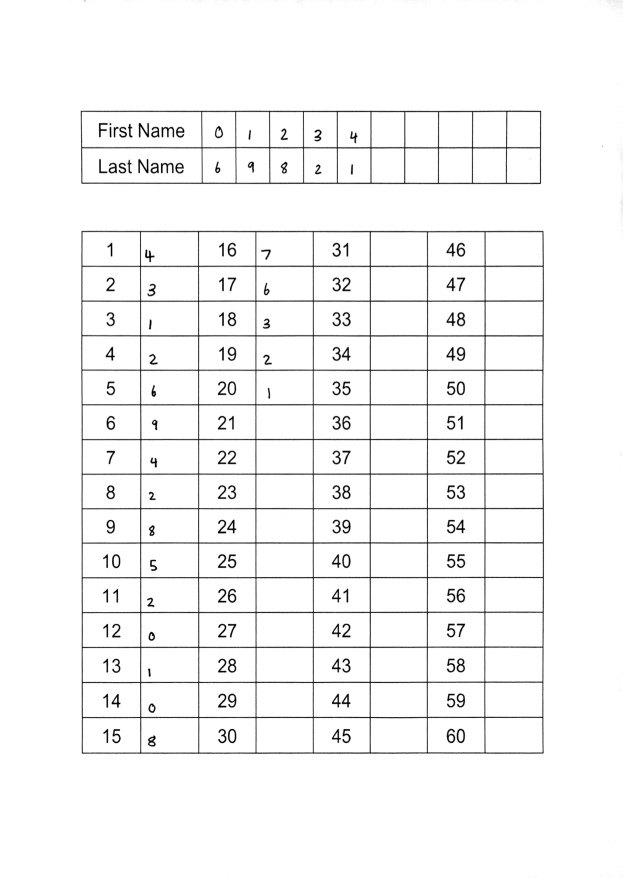
#> input picture python/uploads/input.jpg, 1245 x 1756 px, found by its file name (shown at 1/2 size)
$ python deep_scan.py   (Python 2 division)   (older library calls are emulated)
#> lines starting #> are read from the running program, lines starting #| are printed output that depends on the picture; after the words box and inside, x2 and y2 are one past the last pixel; in counts of white or black regions, pixels touching at a corner belong together
# Import packages
from imutils.perspective import four_point_transform
import matplotlib.pyplot as plt
from imutils import contours
import random
import numpy as np
import argparse
import imutils
import cv2
import os


# Load the image, convert it to grayscale, blur it slightly, find edges, and dilate
filepath = os.path.dirname(os.path.realpath(__file__))
image = cv2.imread(filepath + '/uploads/input.jpg')
#> image is the input picture: shape (1756, 1245, 3); mean B, G, R 246, 246, 246
gray = cv2.cvtColor(image, cv2.COLOR_BGR2GRAY)
blurred = cv2.GaussianBlur(gray, (5, 5), 0)
edged = cv2.Canny(blurred, 75, 120)
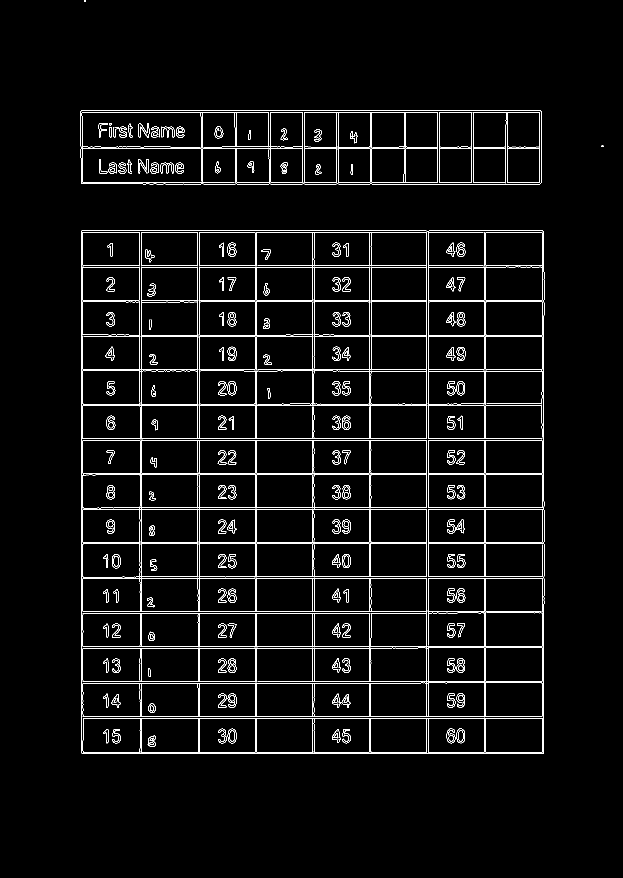
#> edged: shape (1756, 1245) (shown at 1/2 size); 3.4% white in thin lines or dots, all inside (x1, y1, x2, y2) = (160, 0, 1207, 1508)

kernel = cv2.getStructuringElement(cv2.MORPH_CROSS,(3,3))
dilated = cv2.dilate(edged,kernel,iterations = 8) # dilate
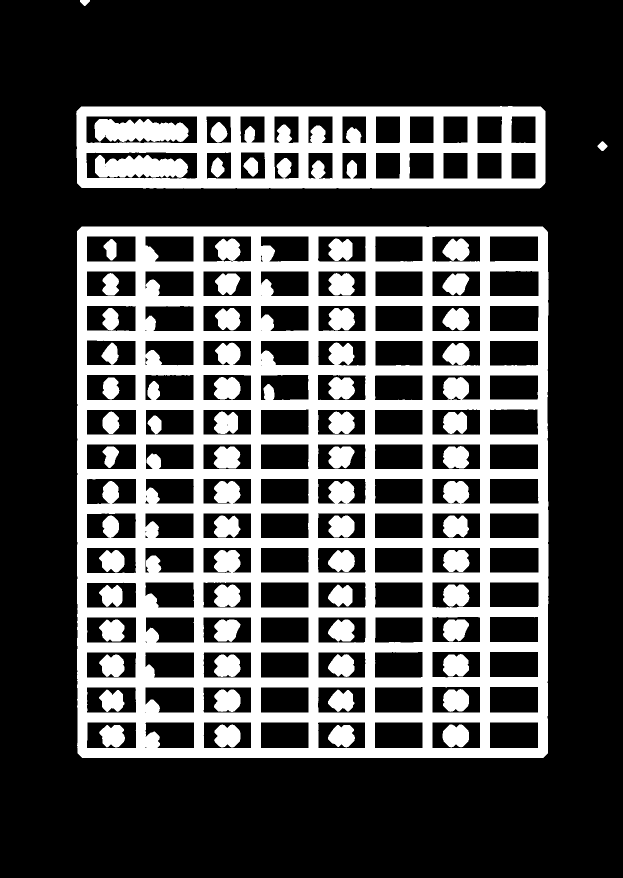
#> dilated: shape (1756, 1245) (shown at 1/2 size); 29.8% white; 56 white regions


# Find contours in the edge map, then initialize the contour that corresponds to the document
cnts = cv2.findContours(dilated.copy(), cv2.RETR_EXTERNAL,cv2.CHAIN_APPROX_SIMPLE)
#> cnts = 4 contours; box (x1, y1, x2, y2) and area: (154, 453, 1097, 1516) 999130, (152, 212, 1091, 377) 152334, (1195, 282, 1215, 302) 215, (160, 0, 180, 12) 136
cnts = cnts[0] if imutils.is_cv2() else cnts[1]
docCnt = None

# Ensure that at least one contour was found
if len(cnts) > 0:
    # Sort the contours according to their size in
    # descending order
    cnts = sorted(cnts, key=cv2.contourArea, reverse=True)

    # Loop over the sorted contours
    for c in cnts:
        # Approximate the contour
        peri = cv2.arcLength(c, True)
        approx = cv2.approxPolyDP(c, 0.02 * peri, True)

        # If our approximated contour has four points, then we can assume we have found the paper
        if len(approx) == 4:
            docCnt = approx
            break
#> this loop made 1 pass
#> (peri, docCnt) on pass 1: (4016.9, [[163, 453], [155, 1506], [1086, 1515], [1094, 462]])

# Apply a four point perspective transform to both the
# original image and grayscale image to obtain a top-down
# birds eye view of the paper
paper = four_point_transform(image, docCnt.reshape(4, 2))
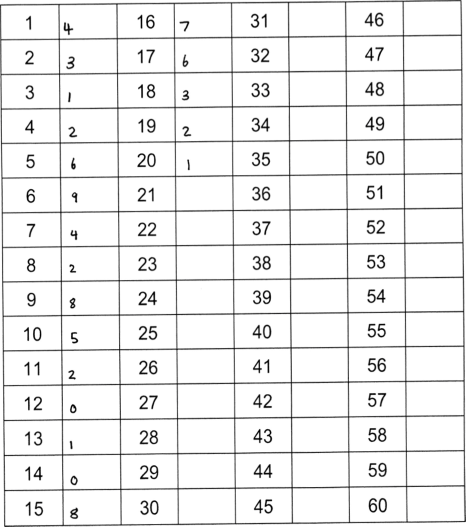
#> paper: shape (1053, 931, 3) (shown at 1/2 size); mean B, G, R 238.2, 238.2, 238.2
warped = four_point_transform(gray, docCnt.reshape(4, 2))

# Apply adaptive thresholding with gaussian weighted average to binarize the warped and blurred piece of paper
blurred = cv2.GaussianBlur(warped, (25, 25), 0)
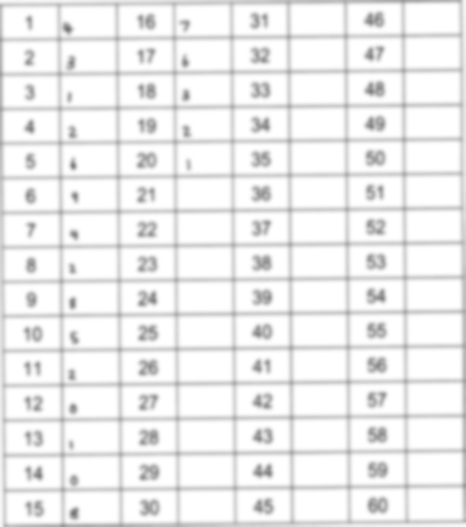
#> blurred: shape (1053, 931) (shown at 1/2 size); min 116, max 255, mean 238.1
thresh=cv2.adaptiveThreshold(blurred,250,cv2.ADAPTIVE_THRESH_GAUSSIAN_C,cv2.THRESH_BINARY_INV,1001,12)
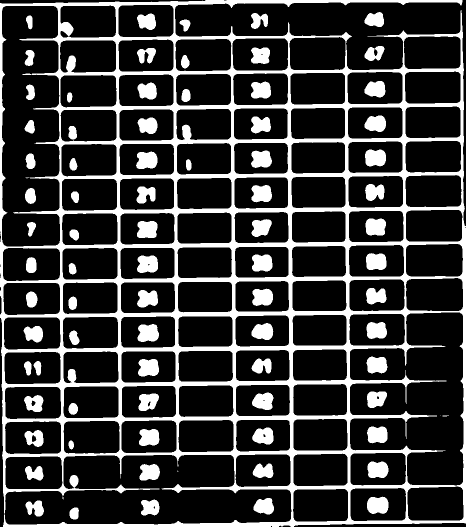
#> thresh: shape (1053, 931) (shown at 1/2 size); values 0 (black) and 250 (white), 21.8% white; 82 white regions (4 under 20 px), largest, box (x1, y1, x2, y2) and area: (0, 0, 931, 1053) 150481, (275, 648, 318, 684) 1271, (734, 993, 777, 1028) 1265

# Find edges in the warped image and dilate
edged = cv2.Canny(warped, 75, 120)
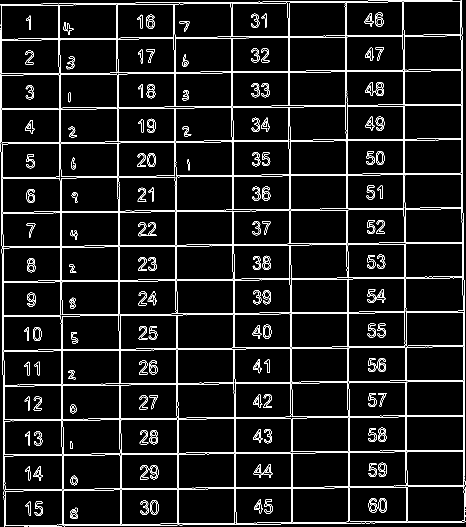
#> edged: shape (1053, 931) (shown at 1/2 size); 6.4% white in thin lines or dots
kernel = cv2.getStructuringElement(cv2.MORPH_CROSS,(3,3))
dilated = cv2.dilate(edged,kernel,iterations = 4) # dilate
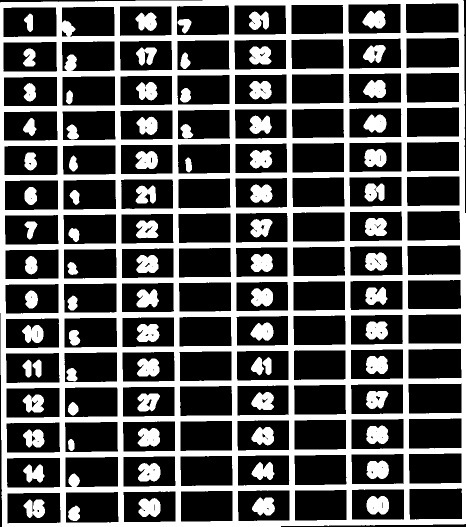
#> dilated: shape (1053, 931) (shown at 1/2 size); 33.7% white; 80 white regions

# Find contours in the thresholded image
cnts = cv2.findContours(dilated.copy(), cv2.RETR_EXTERNAL,cv2.CHAIN_APPROX_SIMPLE)
#> cnts = 1 contour; box (x1, y1, x2, y2) and area: (0, 0, 931, 1053) 974866
cnts = cnts[0] if imutils.is_cv2() else cnts[1]

# Initialize the list to contain the contours of the ids and questions.
questionCnts = []

# Loop over the contours
for c in cnts:
    # Compute the bounding box of the contour, then use the
    # bounding box to derive the aspect ratio
    (x, y, w, h) = cv2.boundingRect(c)
    ar = w / float(h)

    # In order to label the contour as a question, region
    # should be sufficiently wide, sufficiently tall, and
    # have an aspect ratio approximately equal to 1
    if w >= 100 and h >= 100 and ar >= 0.9 and ar <= 1.1:
        questionCnts.append(c)
#> this loop made 1 pass
#> (x, y, w, h, ar) on pass 1: (0, 0, 931, 1053, 0.884)
#> after the loop, questionCnts = []

# Sort the question contours top-to-bottom,
#> (the run stopped early here; a loop or call above may not have finished)
